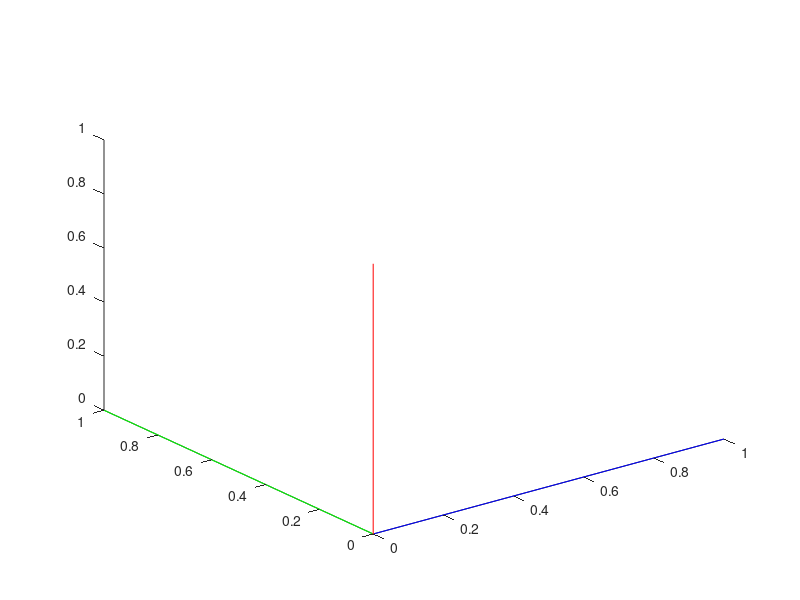
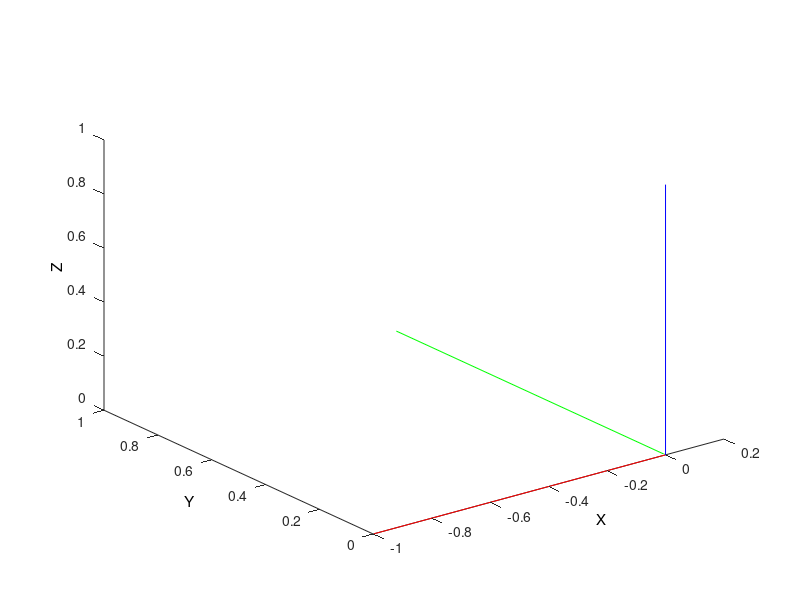

The MATLAB source for these figures, in order:
GlobalCS = [1,0,0;0,1,0;0,0,1];
%LocalCS = FindTheNormal(GlobalCS,"latitude",90);
LocalCS = GlobalCS*roty(90);
origin = [0,0,0];
GlobalCS_X = [origin;GlobalCS(1,:)];GlobalCS_Y = [origin;GlobalCS(2,:)];GlobalCS_Z = [origin;GlobalCS(3,:)];
LocalCS_X = [origin;LocalCS(1,:)];LocalCS_Y = [origin;LocalCS(2,:)];LocalCS_Z = [origin;LocalCS(3,:)];
figure;plot3(GlobalCS_X(:,1),GlobalCS_X(:,2),GlobalCS_X(:,3),'b',GlobalCS_Y(:,1),GlobalCS_Y(:,2),GlobalCS_Y(:,3),'g',GlobalCS_Z(:,1),GlobalCS_Z(:,2),GlobalCS_Z(:,3),'r');hold on;
% xlim = [-1.5,1.5];ylim = [-1.5,1.5];zlim = [-1.5,1.5];
figure;plot3(LocalCS_X(:,1),LocalCS_X(:,2),LocalCS_X(:,3),'-b',LocalCS_Y(:,1),LocalCS_Y(:,2),LocalCS_Y(:,3),'-g',LocalCS_Z(:,1),LocalCS_Z(:,2),LocalCS_Z(:,3),'-r');
set(get(gca, 'XLabel'), 'String', 'X');set(get(gca, 'YLabel'), 'String', 'Y');set(get(gca, 'ZLabel'), 'String', 'Z');
% axis image;